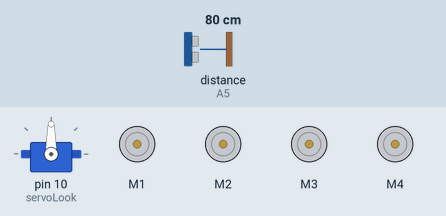
Recording of a sketch running on a simulated Arduino Uno, built with avr-gcc and run on an emulated ATmega328P. Shown: servo, 4 × DC motor (green arrow = forward, orange = backward, longer = faster). Wiring (inferred from the names in the program): ultrasonic range finder: trigger A2; echo A5. The inputs (shaded band) are chosen by the test bench; at power-on: distance to the obstacle (sensor on A5) 80 cm. The echo pulse lasts 58.3 µs per cm; what the sketch prints to the serial monitor is not drawn.

Above: at 0.05 s.
At 2.3 s:
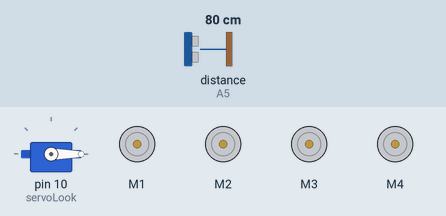
At 4.55 s:
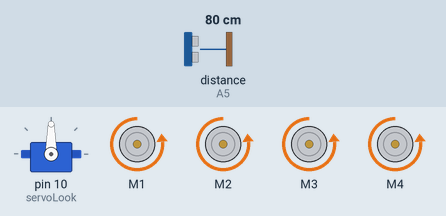
At 9.0 s:
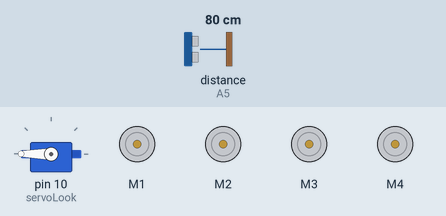
Timing chart, 0 to 13.0 s (numbered marks = the images above):
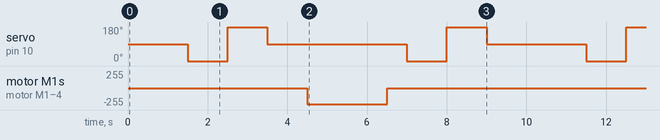

Measured:
- by itself, servo on pin 10 (servoLook): repeats every 10.0 s: 180° 1.0 s, 90° 3.5 s, 0° 1.0 s, 180° 1.0 s, 90° 2.5 s, 0° 1.0 s
- by itself, motor M1–4: alternates backward 240/255 for 2.0 s and stopped for 8.0 s

The sketch:

version1.ino
```cpp
#include <AFMotor.h>
#include <Servo.h>              // Add library
            // Define any servo name
Servo servoLook;
// Create motor objects for M1, M2, M3, and M4
AF_DCMotor motor1(1);
AF_DCMotor motor2(2);
AF_DCMotor motor3(3);
AF_DCMotor motor4(4);
// defines pins numbers

byte maxDist = 150;                               //Maximum sensing distance (Objects further than this distance are ignored)
                               //Minimum distance from an object to stop in cm
float timeOut = 2*(maxDist+10)/100/340*1000000;
byte stopDist = 25;

const int trig = A2;
const int echo = A5;

// defines variables
long duration;
int distance;

void setup() {

  pinMode(trig, OUTPUT); // Sets the trigPin as an Output
  pinMode(echo, INPUT); // Sets the echoPin as an Input
  // Initialize serial communication
  Serial.begin(9600);
  Serial.println("Motor control example");
  servoLook.attach (10);

  motor1.setSpeed(240); // Full speed 255
  motor2.setSpeed(240);
  motor3.setSpeed(240);
  motor4.setSpeed(240);


}

int getDistance();
void moveForward();
void stopIt();
int checkDirection();
void turnLeft();
void turnRight();
void moveBackward();
void stopit();
void loop() {
//my_servo.write(180);
Serial.print("Distance: ");
Serial.println(distance);

while (true)
 {
  distance = getDistance();
  if (distance > 25)
    {
        moveForward();
        delay(500);
    }
   else
  {
    stopIt();
    delay(1000);
    int turnDir;
    turnDir = checkDirection();
    if (turnDir == 0)
    {
      turnLeft();
      delay(700);
      break;
    }

    else if (turnDir == 1)
  {
    turnRight();
    delay(700);
    break;
  }
  else if(turnDir == 2)
  {
    moveBackward();
    delay(2000);
    checkDirection();

    }


 }
 }


}


  void moveForward()
{
  motor1.run(FORWARD);
  motor2.run(FORWARD);
  motor3.run(FORWARD);
  motor4.run(FORWARD);
}

void moveBackward()
{
  motor1.run(BACKWARD);
  motor2.run(BACKWARD);
  motor3.run(BACKWARD);
  motor4.run(BACKWARD);
}

void turnRight()
{
  motor1.run(FORWARD);
  motor2.run(BACKWARD);
  motor3.run(BACKWARD);
  motor4.run(FORWARD);
}


void turnLeft()
{
  motor1.run(BACKWARD);
  motor2.run(FORWARD);
  motor3.run(FORWARD);
  motor4.run(BACKWARD);
}

void stopIt()
{
  motor1.run(RELEASE);
  motor2.run(RELEASE);
  motor3.run(RELEASE);
  motor4.run(RELEASE);
}
int getDistance()                                   //Measure the distance to an object
{
  unsigned long pulseTime;                          //Create a variable to store the pulse travel time
  int distance;                                     //Create a variable to store the calculated distance
  digitalWrite(trig, HIGH);                         //Generate a 10 microsecond pulse
  delayMicroseconds(10);
  digitalWrite(trig, LOW);
  pulseTime = pulseIn(echo, HIGH, timeOut);         //Measure the time for the pulse to return
  distance = (float)pulseTime * 340 / 2 / 10000;    //Calculate the object distance based on the pulse time
  return distance;
}


int checkDirection() //Check the left and right directions and decide which way to turn
{

  stopIt();
  delay(500);
  int right, left;
  servoLook.write(0); // Turn servo to look left
  delay(1000);
  left = getDistance();

  servoLook.write(180); // Turn servo to look right
  delay(1000);
  right = getDistance();

  servoLook.write(90); // Return servo to center position
  delay(1000);
  if (right > left && right > 25) { // Corrected the condition
    return 0; // More space on the right
  } else if (left > right && left > 25) { // Corrected the condition
    return 1; // More space on the left
  } else {
    return 2; // No clear direction, or equal space on both sides
  }

}
```
